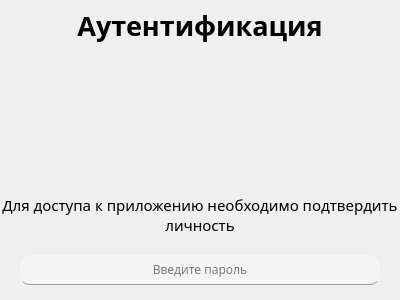
<?xml version="1.0" encoding="UTF-8"?>
<ui version="4.0">
 <class>AuthWindow</class>
 <widget class="QMainWindow" name="AuthWindow">
  <property name="geometry">
   <rect>
    <x>0</x>
    <y>0</y>
    <width>400</width>
    <height>300</height>
   </rect>
  </property>
  <property name="windowTitle">
   <string>MainWindow</string>
  </property>
  <widget class="QWidget" name="centralwidget">
   <widget class="QFrame" name="main_frame">
    <property name="geometry">
     <rect>
      <x>0</x>
      <y>0</y>
      <width>400</width>
      <height>300</height>
     </rect>
    </property>
    <property name="styleSheet">
     <string notr="true">QFrame {
	border-radius: 15px;
}
</string>
    </property>
    <property name="frameShape">
     <enum>QFrame::StyledPanel</enum>
    </property>
    <property name="frameShadow">
     <enum>QFrame::Raised</enum>
    </property>
    <widget class="QLabel" name="header_label">
     <property name="geometry">
      <rect>
       <x>0</x>
       <y>0</y>
       <width>400</width>
       <height>50</height>
      </rect>
     </property>
     <property name="font">
      <font>
       <family>Comfortaa</family>
       <pointsize>20</pointsize>
       <weight>75</weight>
       <bold>true</bold>
      </font>
     </property>
     <property name="text">
      <string>Аутентификация</string>
     </property>
     <property name="alignment">
      <set>Qt::AlignCenter</set>
     </property>
    </widget>
    <widget class="QLineEdit" name="password_line_edit">
     <property name="geometry">
      <rect>
       <x>20</x>
       <y>255</y>
       <width>360</width>
       <height>30</height>
      </rect>
     </property>
     <property name="font">
      <font>
       <family>Comfortaa</family>
       <pointsize>9</pointsize>
      </font>
     </property>
     <property name="styleSheet">
      <string notr="true">QLineEdit {
	border-radius: 10px;
	background: #f5f5f5;
	border: 0px;
	border-bottom: 1px solid #999;
}

QLineEdit:hover {
	border-bottom: 1px solid #444;
}</string>
     </property>
     <property name="maxLength">
      <number>20</number>
     </property>
     <property name="frame">
      <bool>true</bool>
     </property>
     <property name="echoMode">
      <enum>QLineEdit::Password</enum>
     </property>
     <property name="alignment">
      <set>Qt::AlignCenter</set>
     </property>
     <property name="placeholderText">
      <string>Введите пароль</string>
     </property>
     <property name="cursorMoveStyle">
      <enum>Qt::LogicalMoveStyle</enum>
     </property>
     <property name="clearButtonEnabled">
      <bool>false</bool>
     </property>
    </widget>
    <widget class="QLabel" name="auth_cat_label">
     <property name="geometry">
      <rect>
       <x>303</x>
       <y>227</y>
       <width>70</width>
       <height>33</height>
      </rect>
     </property>
     <property name="font">
      <font>
       <family>Comfortaa</family>
      </font>
     </property>
     <property name="toolTip">
      <string>&lt;html&gt;&lt;head/&gt;&lt;body&gt;&lt;p&gt;&lt;span style=&quot; font-weight:600; color:#31a15a;&quot;&gt;Мяу~&lt;/span&gt;&lt;/p&gt;&lt;/body&gt;&lt;/html&gt;</string>
     </property>
     <property name="styleSheet">
      <string notr="true">background: none;
font-family: &quot;Comfortaa&quot;;</string>
     </property>
     <property name="text">
      <string/>
     </property>
     <property name="pixmap">
      <pixmap>img/kitty.png</pixmap>
     </property>
    </widget>
    <widget class="QLabel" name="avatar_label">
     <property name="geometry">
      <rect>
       <x>142</x>
       <y>50</y>
       <width>118</width>
       <height>118</height>
      </rect>
     </property>
     <property name="styleSheet">
      <string notr="true">QLabel {
	border-radius: 58px;
}</string>
     </property>
     <property name="text">
      <string/>
     </property>
     <property name="pixmap">
      <pixmap>img/avatars/su.png</pixmap>
     </property>
     <property name="alignment">
      <set>Qt::AlignCenter</set>
     </property>
    </widget>
    <widget class="QLabel" name="background_label">
     <property name="geometry">
      <rect>
       <x>0</x>
       <y>0</y>
       <width>400</width>
       <height>300</height>
      </rect>
     </property>
     <property name="styleSheet">
      <string notr="true">border-radius: 15px;</string>
     </property>
     <property name="text">
      <string/>
     </property>
     <property name="pixmap">
      <pixmap>img/background.png</pixmap>
     </property>
     <property name="alignment">
      <set>Qt::AlignCenter</set>
     </property>
    </widget>
    <widget class="QLabel" name="info_label">
     <property name="geometry">
      <rect>
       <x>0</x>
       <y>185</y>
       <width>400</width>
       <height>60</height>
      </rect>
     </property>
     <property name="font">
      <font>
       <family>Comfortaa</family>
       <pointsize>11</pointsize>
       <weight>50</weight>
       <bold>false</bold>
      </font>
     </property>
     <property name="text">
      <string>Для доступа к приложению необходимо подтвердить личность</string>
     </property>
     <property name="scaledContents">
      <bool>false</bool>
     </property>
     <property name="alignment">
      <set>Qt::AlignCenter</set>
     </property>
     <property name="wordWrap">
      <bool>true</bool>
     </property>
    </widget>
    <zorder>background_label</zorder>
    <zorder>header_label</zorder>
    <zorder>password_line_edit</zorder>
    <zorder>avatar_label</zorder>
    <zorder>info_label</zorder>
    <zorder>auth_cat_label</zorder>
   </widget>
  </widget>
 </widget>
 <resources/>
 <connections/>
</ui>
